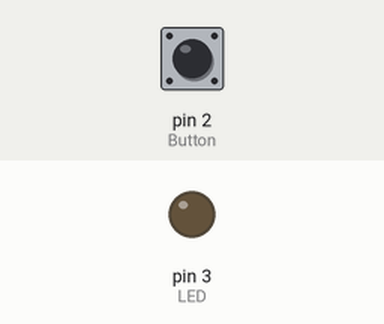
The sketch below on a simulated Arduino Uno, built with avr-gcc and run on an emulated ATmega328P. Parts: output pins drawn as LEDs (lit = HIGH). Inputs (shaded band) come from the test bench; at power-on: pin 2 (Button) LOW.

Above: at 1.2 s.
1.3 s: pin 2 (Button) pulled HIGH for 0.15 s
At 1.37 s:
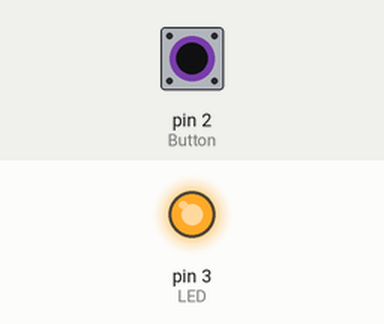
2.9 s: pin 2 (Button) pulled HIGH for 3.2 s
At 7.4 s:
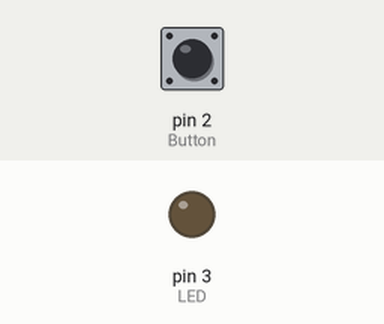
Timing chart, 0 to 8.9 s (numbered marks = the images above; inputs shaded):
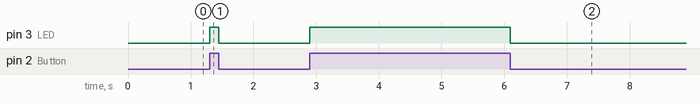

The sketch:

push_button.ino
```cpp
// Push button

const int Button = 2 ;
const int LED = 3 ;
void setup() {
  // put your setup code here, to run once:
  pinMode(Button,INPUT);
  pinMode(LED,OUTPUT);
}

void loop() {
  // put your main code here, to run repeatedly:
  if(digitalRead(Button)== HIGH){
      digitalWrite(LED,HIGH);
    }
    else{
        digitalWrite(LED,LOW);
      }

}
```

Measured:
- after the input at 1.3 s, pin 3 (LED): LOW → HIGH at once, → LOW 0.15 s later
- after the input at 2.9 s, pin 3 (LED): LOW → HIGH at once, → LOW 3.2 s later
